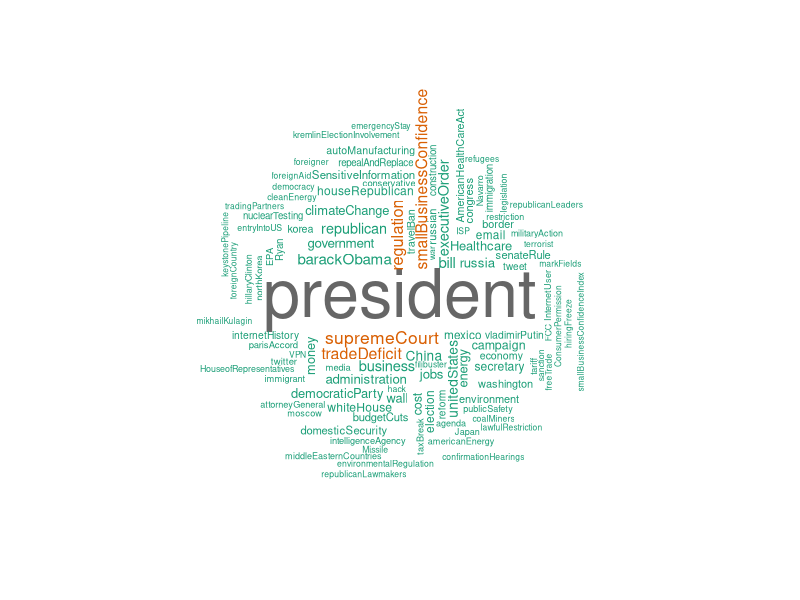
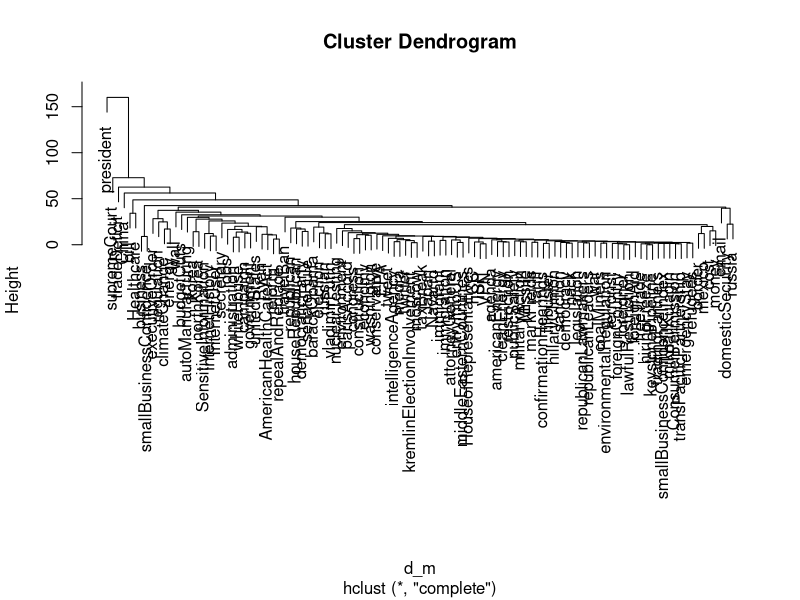
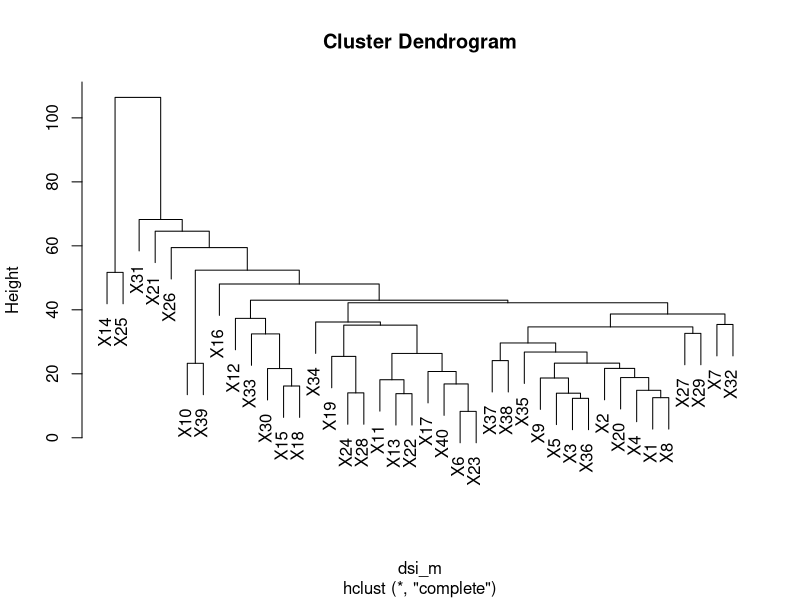
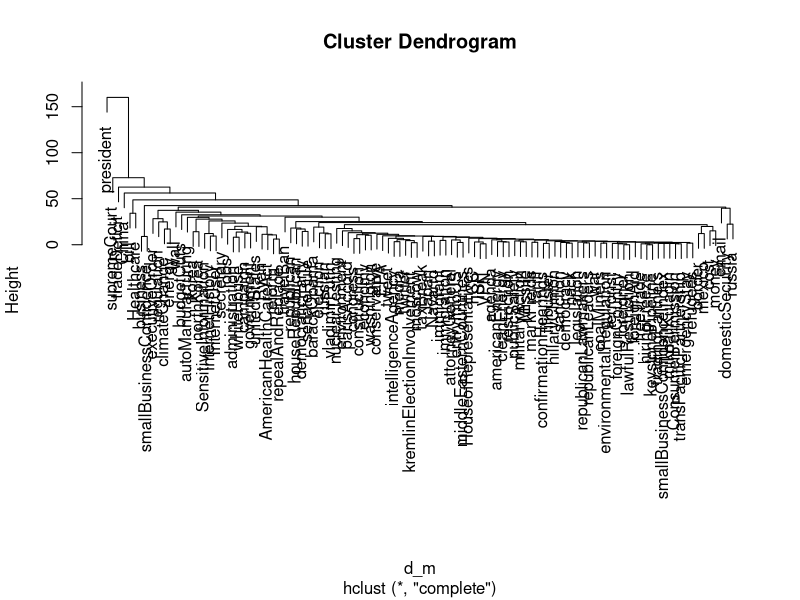
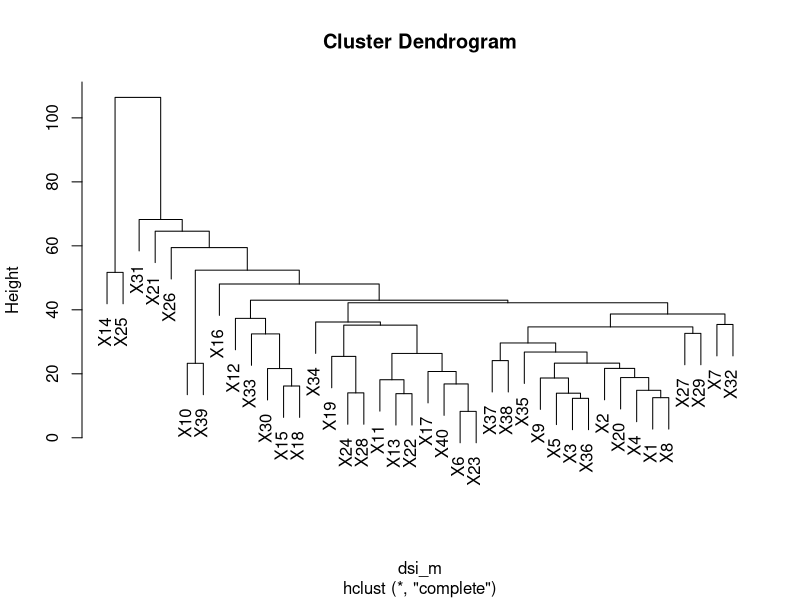

Recreate these plots in R, in order.
## ---- chunk 1
knitr::opts_chunk$set(echo = TRUE)
setwd("~/Documents/Text Analysis Pred 453/P454_TextCluster")
library("tm")
library("SnowballC")
library("wordcloud")
library("RColorBrewer")
library(cluster)
## ---- chunk 2

c_m = read.csv("Conc_Matrix.csv", sep=",", row.names=1)
c_m <- as.matrix(c_m)
dsi_m <- t(c_m)
d_m <- dist(c_m, method="euclidean")
dsi_m <- dist(dsi_m, method="euclidean")

## ---- chunk 3

#tf-idf totals for plotting
v <- sort(rowSums(c_m),decreasing=TRUE)
d <- data.frame(word = names(v),freq=v)

set.seed(1234)
wordcloud(words = d$word, freq = d$freq, min.freq = 1,
          max.words=200, random.order=FALSE, rot.per=0.35, 
          colors=brewer.pal(8, "Dark2"))


## ---- chunk 4

hcl <- hclust(d_m)
plot(hcl)

pdf("hcl.pdf", width=40, height=15)
plot(hcl)
dev.off()


hcl2 <- hclust(dsi_m)
plot(hcl2)

pdf("hcl2.png", width=40, height=15)
plot(hcl2)
dev.off()

## ---- chunk 5

nclust <- 10

t <- table(d$word, cutree(hcl, nclust))
t2 <- table(d$word, cutree(hcl, nclust + 10))
t3 <- table(d$word, cutree(hcl, nclust + 20))

t4 <- table(cutree(hcl2, 10),colnames(c_m))

rowSums(t4)

### DSI clusters
write.csv(t4, paste("H_clustDSI_firstpass", ".csv", sep = ""))

write.csv(t3, paste("H_clust_firstpass",nclust+20, ".csv", sep = ""))
